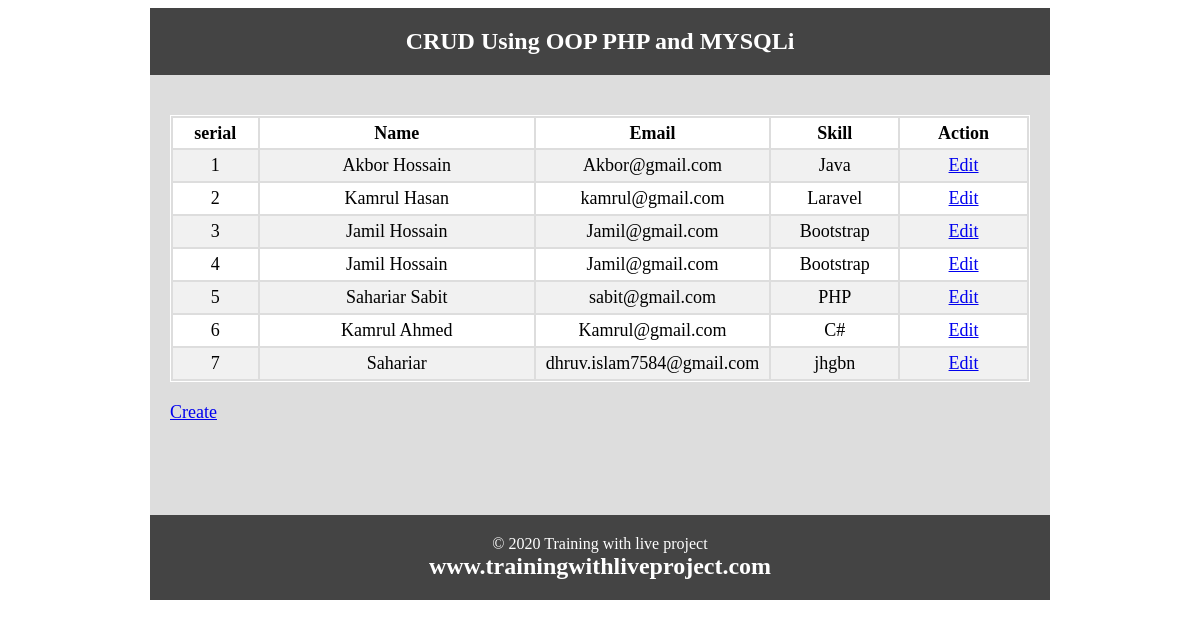
The page / on the database its author committed.
### tables this page shows
CREATE TABLE `tbl_user` (
  `id` int(11) NOT NULL,
  `name` varchar(255) NOT NULL,
  `email` varchar(255) NOT NULL,
  `skill` varchar(255) NOT NULL
);

### Database.php (called while the page is built, shortened)
<?php
class Database
{
	public $host = DB_HOST;
	public $user = DB_USER;
	public $pass = DB_PASS;
	public $dbname = DB_NAME;
	public $link;
	private function connectDB(){
		$this->link = new mysqli($this->host, $this->user, $this->pass, $this->dbname);
	}
	public function Select($query){
		$result = $this->link->query($query) or die ($this->link->error.__LINE__);
		if($result->num_rows > 0){
			return $result;
		}else{
			return false;
		}
	}
}
?>

### index.php (the view, shortened to what this page needs)
<?php
include 'inc/header.php';
include 'Database.php';
?>
<?php
$db = new Database;
$query = "select * from tbl_user";
$read = $db->select($query);
 ?>
<table class="tblone">
	<tr>
		<th width="10%">serial</th>
		<th width="35">Name</th>
		<th width="25%">Email</th>
		<th width="15%">Skill</th>
		<th width="15%">Action</th>
	</tr>
	<?php  if($read){ ?>
	<?php
		$i = 1;
		while($row = $read->fetch_assoc()){
	?>
	<tr>
		<td><?php echo $i++ ?></td>
		<td><?php echo $row['name']?></td>
		<td><?php echo $row['email']?></td>
		<td><?php echo $row['skill']?></td>
		<td><a href="update.php?id=<?php echo $row['id']?>">Edit</a></td>
	</tr>
	<?php } ?>
	<?php }else{ ?>
		<p>Data is not available</p>
	<?php } ?>
</table>
<a href="create.php">Create</a>
<?php include 'inc/footer.php'; ?>

### inc/header.php (shortened to what this page needs)
<!doctype html>
<html>
<head>
</head>
<body>
<div class="phpcoding">
 <section class="headeroption">
  <h2><?php echo "CRUD Using OOP PHP and MYSQLi"; ?></h2>
 </section>
  <section class="maincontent">

### inc/footer.php
</section>
<section class="footeroption">
 <p>© <?php echo date("Y"); ?> Training with live project</p>
  <h2><?php echo "www.trainingwithliveproject.com"; ?></h2>
 </section>
</div>
</body>
</html>

### rows shown on the page
tbl_user: name "Akbor Hossain", email "Akbor@gmail.com", skill "Java"
tbl_user: name "Kamrul Hasan", email "kamrul@gmail.com", skill "Laravel"
tbl_user: name "Jamil Hossain", email "Jamil@gmail.com", skill "Bootstrap"
tbl_user: name "Jamil Hossain", email "Jamil@gmail.com", skill "Bootstrap"
tbl_user: name "Sahariar Sabit", email "sabit@gmail.com", skill "PHP"
tbl_user: name "Kamrul Ahmed", email "Kamrul@gmail.com", skill "C#"
tbl_user: name "Sahariar", email "dhruv.islam7584@gmail.com", skill "jhgbn"
